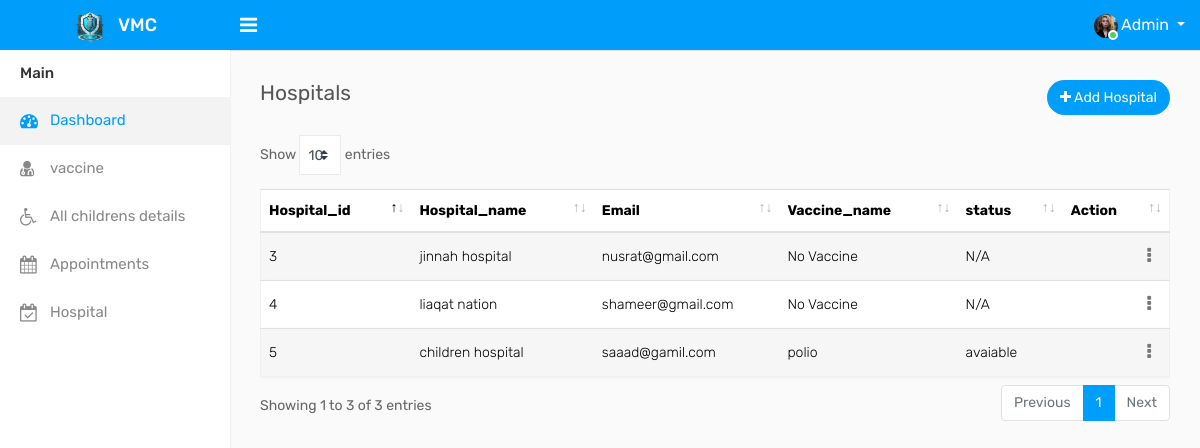
The page /Dashboards/hospitals.php on the database its author committed.
### tables this page shows
CREATE TABLE `hospitals` (
  `id` int(11) NOT NULL,
  `hospital_name` varchar(255) DEFAULT NULL,
  `email` varchar(250) DEFAULT NULL,
  `password` varchar(250) DEFAULT NULL,
  `license_no` varchar(100) DEFAULT NULL,
  `contact` int(20) NOT NULL,
  `address` text DEFAULT NULL,
  `city` varchar(250) DEFAULT NULL,
  `status` enum('active','unactive') DEFAULT NULL
);

CREATE TABLE `vaccines` (
  `id` int(11) NOT NULL,
  `hospital_id` int(11) DEFAULT NULL,
  `vaccine_name` varchar(255) NOT NULL,
  `min_age` int(11) DEFAULT NULL,
  `max_age` int(11) DEFAULT NULL,
  `availability` varchar(250) DEFAULT NULL,
  `created_at` timestamp NOT NULL DEFAULT current_timestamp()
);

### Dashboards/hospitals.php (the view, shortened to what this page needs)
<?php
include "../forms/dbconn.php";
?>
<!DOCTYPE html>
<html lang="en">
<head>
    <link rel="stylesheet" type="text/css" href="assets/css/bootstrap.min.css">
    <link rel="stylesheet" type="text/css" href="assets/css/font-awesome.min.css">
    <link rel="stylesheet" type="text/css" href="assets/css/select2.min.css">
    <link rel="stylesheet" type="text/css" href="assets/css/dataTables.bootstrap4.min.css">
    <link rel="stylesheet" type="text/css" href="assets/css/bootstrap-datetimepicker.min.css">
    <link rel="stylesheet" type="text/css" href="assets/css/style.css">
</head>
<body>
    <div class="main-wrapper">
    <div class="header">
            <div class="header-left">
                <a href="index-2.php" class="logo">
                    <img src="assets/img/logo9.png" width="35" height="35" alt=""> <span>VMC</span>
                </a>
            </div>
            <a id="toggle_btn" href="javascript:void(0);"><i class="fa fa-bars"></i></a>
            <ul class="nav user-menu float-right">
                <li class="nav-item dropdown has-arrow">
                    <a href="#" class="dropdown-toggle nav-link user-link" data-toggle="dropdown">
                        <span class="user-img">
                            <img class="rounded-circle" src="assets/img/user-04.jpg" width="24" alt="Admin">
                            <span class="status online"></span>
                        </span>
                        <span>Admin</span>
                    </a>
                </li>
            </ul>
        </div>
        <div class="sidebar" id="sidebar">
            <div class="sidebar-inner slimscroll">
                <div id="sidebar-menu" class="sidebar-menu">
                    <ul>
                        <li class="menu-title">Main</li>
                        <li class="active">
                            <a href="index.php"><i class="fa fa-dashboard"></i> <span>Dashboard</span></a>
                        </li>
                        <li>
                            <a href="vacine.php"><i class="fa fa-user-md"></i> <span>vaccine</span></a>
                        </li>
                        <li>
                            <a href="children.php"><i class="fa fa-wheelchair"></i> <span>All childrens details</span></a>
                        </li>
                        <li>
                            <a href="appointments.php"><i class="fa fa-calendar"></i> <span>Appointments</span></a>
                        </li>
                        <li>
                            <a href="hospitals.php"><i class="fa fa-calendar-check-o"></i> <span>Hospital</span></a>
                        </li>
                    </ul>
                </div>
            </div>
        </div>
        <div class="page-wrapper">
            <div class="content">
                <div class="row">
                    <div class="col-sm-4 col-3">
                        <h4 class="page-title">Hospitals</h4>
                    </div>
                    <div class="col-sm-8 col-9 text-right m-b-20">
                        <a href="add-hospital.php" class="btn btn btn-primary btn-rounded float-right"><i class="fa fa-plus"></i> Add Hospital</a>
                    </div>
                </div>
				<div class="row">
					<div class="col-md-12">
						<div class="table-responsive">
							<table class="table table-border table-striped custom-table datatable mb-0">
								<thead>
									<tr>
										<th>Hospital_id</th>
										<th>Hospital_name</th>
										<th>Email</th>
										<th>Vaccine_name</th>
										<th>status</th>
										<th class="text-left">Action</th>
									</tr>
								</thead>
                                <tbody>
    <?php
    $sql = "SELECT h.id AS id, h.hospital_name, h.email,
                   v.vaccine_name, v.availability
            FROM hospitals h
            LEFT JOIN vaccines v ON h.id = v.hospital_id";
    $result = mysqli_query($conn, $sql);
    if (mysqli_num_rows($result) > 0) {
        while ($row = mysqli_fetch_assoc($result)) {
            echo '<tr>
                    <td>' . htmlspecialchars($row['id']) . '</td>
                    <td>' . htmlspecialchars($row['hospital_name']) . '</td>
                    <td>' . htmlspecialchars($row['email']) . '</td>
                    <td>' . (!empty($row['vaccine_name']) ? htmlspecialchars($row['vaccine_name']) : 'No Vaccine') . '</td>
                    <td>' . (!empty($row['availability']) ? htmlspecialchars($row['availability']) : 'N/A') . '</td>
                    <td class="text-right">
                        <div class="dropdown dropdown-action">
                            <a href="#" class="action-icon dropdown-toggle" data-toggle="dropdown" aria-expanded="false">
                                <i class="fa fa-ellipsis-v"></i>
                            </a>
                            <div class="dropdown-menu dropdown-menu-right">
                                <a class="dropdown-item" href="edit-hospitals.php?id=' . htmlspecialchars($row['id']) . '">
                                    <i class="fa fa-pencil m-r-5"></i> Edit
                                </a>
                                <a class="dropdown-item" href="#" data-toggle="modal" data-target="#delete_hospital_' . htmlspecialchars($row['id']) . '">
                                    <i class="fa fa-trash-o m-r-5"></i> Delete
                                </a>
                            </div>
                        </div>
                    </td>
                </tr>
                <div id="delete_hospital_' . htmlspecialchars($row['id']) . '" class="modal fade delete-modal" role="dialog">
                    <div class="modal-dialog modal-dialog-centered">
                        <div class="modal-content">
                            <div class="modal-body text-center">
                                <img src="assets/img/sent.png" alt="" width="50" height="46">
                                <h3>Are you sure you want to delete this hospital?</h3>
                                <div class="m-t-20">
                                    <a href="#" class="btn btn-white" data-dismiss="modal">Close</a>
                                    <a href="p_delete.php?id=' . htmlspecialchars($row['id']) . '" class="btn btn-danger">Delete</a>
                                </div>
                            </div>
                        </div>
                    </div>
                </div>';
        }
    } else {
        echo '<tr><td colspan="6">No hospitals found.</td></tr>';
    }
    ?>
</tbody>
							</table>
						</div>
					</div>
                </div>
            </div>
        </div>
    </div>
</body>
</html>

### rows shown on the page
hospitals: id "3", hospital_name "jinnah hospital", email "nusrat@gmail.com", shows "No Vaccine", shows "N/A"
hospitals: id "4", hospital_name "liaqat nation", email "shameer@gmail.com", shows "No Vaccine", shows "N/A"
vaccines: hospital "5", hospital.hospital_name "children hospital", hospital.email "saaad@gamil.com", vaccine_name "polio", availability "avaiable"
